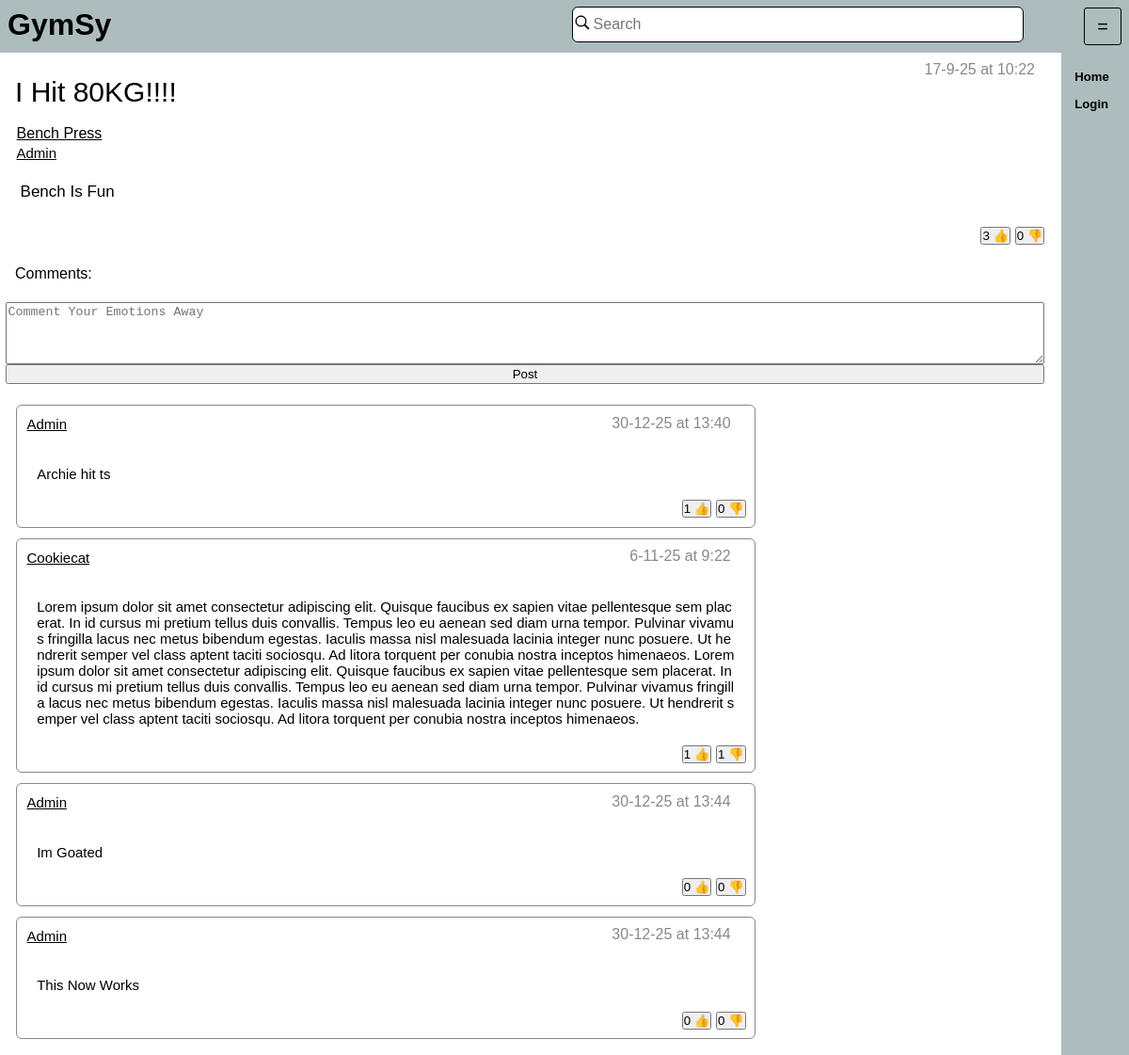
/post/1, run on an earlier commit of the app's database.
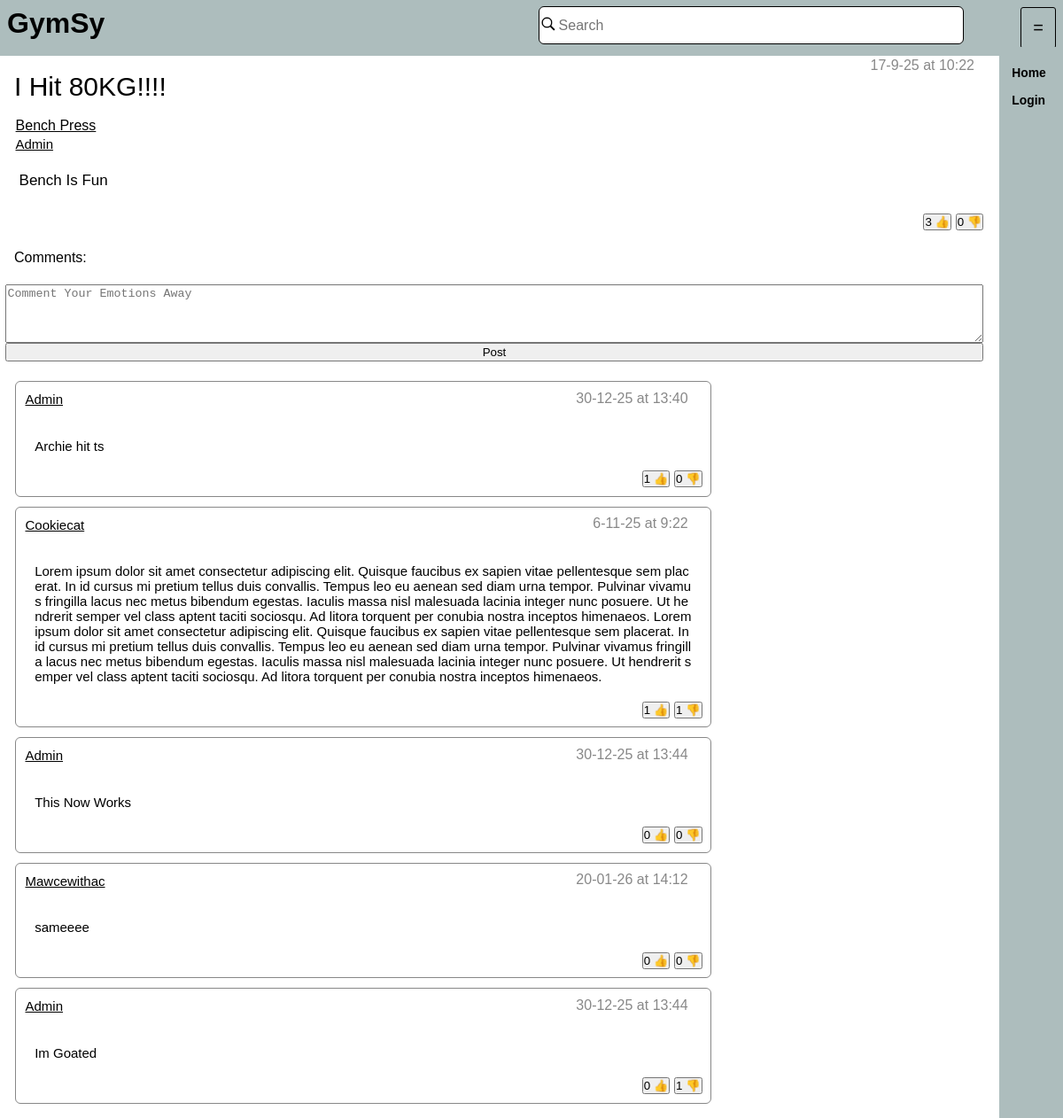
And on a later commit of the database.
### tables this page shows
CREATE TABLE "Post" (
	"PostID"	INTEGER UNIQUE,
	"PostContent"	TEXT,
	"ExcersiseID"	INTEGER,
	"AccountID"	INTEGER,
	"Title"	TEXT,
	"Date"	TEXT,
	"Time"	TEXT,
	"Parent"	INTEGER,
	PRIMARY KEY("PostID"),
	FOREIGN KEY("AccountID") REFERENCES "Account"("AccountID"),
	FOREIGN KEY("ExcersiseID") REFERENCES "Excersise"("ExcersiseID")
);

CREATE TABLE "Excersise" (
	"ExcersiseID"	INTEGER UNIQUE,
	"MuscleID"	INTEGER,
	"ExcersiseName"	TEXT,
	PRIMARY KEY("ExcersiseID"),
	FOREIGN KEY("MuscleID") REFERENCES "MuscleGroup"("MuscleID")
);

CREATE TABLE "Account" (
	"AccountID"	INTEGER UNIQUE,
	"Name"	TEXT,
	"Username"	TEXT UNIQUE,
	"Password"	TEXT,
	"Admin"	INTEGER,
	PRIMARY KEY("AccountID")
);

### app.py (the view)
@app.route("/post/<post>")
def ShowPost(post):
    print(post)
    PostData = DatabaseHandler.GetPost(int(post))
    CommentData = DatabaseHandler.GetComments(int(post))
    if PostData is None:
        return app.redirect("/home",302)
    Id = cache.get("id")
    if Id is None:
        cache.set("id", 0)
        Id = 0
    return render_template("Post.html",ID = Id,
                            data = PostData,
                            Comments = CommentData,
                            PostID = post
                            )

### Database/DatabaseHandler.py (called while the page is built)
def GetPost(ID: int):
    with sqlite3.connect("Database/GymsyDatabase.db") as Connection:
        Cursor = Connection.cursor()
        Result = Cursor.execute(SqlCommands.GetPostsFromPostID.ReturnQuery([ID])).fetchone()
        return Result

def GetComments(ParentID: int):
    with sqlite3.connect("Database/GymsyDatabase.db") as Connection:
        Cursor = Connection.cursor()
        Result = Cursor.execute(SqlCommands.GetPostComments.ReturnQuery([ParentID,ParentID]))
        return Result.fetchall()
    return 0

### Database/SqlCommands.py (called while the page is built)
    def ReturnQuery(self,NewContent: list = []):
        if type(NewContent) != list:
            NewContent = [NewContent]
        if len(NewContent) == len(self.Additions):
            return self.Query.format(*NewContent)
        else:
            print(NewContent, self.Additions)
            return "ERROR building Query"

### app.py (called while the page is built)
@app.after_request
def after_request(response):
    response.headers["Cache-Control"] = "no-cache, no-store, must-revalidate,public, max-age=0"
    response.headers['X-UA-Compatible'] = 'IE=Edge,chrome=1'
    response.cache_control.max_age = 0
    return response

### templates/Post.html (shortened to what this page needs)
{% extends 'index.html' %}
{% block content %}
<PostMain>
    <div class = "title" style = "Padding: 0;">
        <p class = "PostTitle">{{data[1]}}</p>
        <p style="margin-left: auto; margin-top: 0;color: #888888">{{data[9]}} at {{data[8]}}</p>
    </div>
    <a class = "PostExcersiseTitleText" href = "/exercise/{{data[3]}}">{{data[6]}}</a>
    <a class = "MainpostUsername" href = "/users/{{data[7]}}">{{data[7]}}</a>
    <div style = "margin: 1rem;">
		<a class = "PostDescription">
        {{data[2]}}
        </a>
	</div>
    <div class = "likeBar">
         <button class = "likeButton" id="Like:{{data[0]}}"
                            onclick={%if ID == 0 %} "OpenPopUp('popUp');ChildClicked();" {%else%} "SendLike({{ID}}, 1,{{data[0]}});updateLikes('{{data[0]}}');ChildClicked();" {%endif%} >
        {{data[4]}}&nbsp👍</button>
        <button class = "likeButton" id="Dislike:{{data[0]}}"
                onclick= {%if ID == 0 %} "OpenPopUp('popUp');ChildClicked();" {%else%} "SendLike({{ID}}, -1,{{data[0]}}); updateLikes('{{data[0]}}');ChildClicked();" {%endif%} >
        {{data[5]}}&nbsp👎</button>
    </div>
</PostMain>
<p>Comments:</p>
<div style="display: flex; flex-direction: column;">
    <textarea style = "" id="CommentID" name="Comment" rows="4" cols="50" placeholder="Comment Your Emotions Away"></textarea>
    <button style = "" onclick= {%if ID == 0 %} "OpenPopUp('popUp');ChildClicked();" {%else%} "SendComment(document.getElementById('CommentID').value,{{PostID}},'{{ID}}')"{%endif%}>Post</button>
</div>
<div>
	{%for post in Comments%}
<div class = "comment" style = "">
<div class = "title">
        <a class = "MainpostUsername" href = "/users/{{post[1]}}" style = "margin: 0">{{post[1]}}</a>
	<p style="margin-left: auto; margin-top: 0;color: #888888">{{post[5]}} at {{post[6]}}</p>
	</div>
        <p class="PostDescription" style = "font-size: min(1.3vmax,15px);" >{{post[2]}}</p>
    <div class = "likeBar">
         <button class = "likeButton" id="Like:{{post[0]}}"
                            onclick={%if ID == 0 %} "OpenPopUp('popUp');ChildClicked();" {%else%} "SendLike({{ID}}, 1,{{post[0]}});updateLikes('{{post[0]}}');ChildClicked();" {%endif%} >
        {{post[3]}}&nbsp👍</button>
        <button class = "likeButton" id="Dislike:{{post[0]}}"
                onclick= {%if ID == 0 %} "OpenPopUp('popUp');ChildClicked();" {%else%} "SendLike({{ID}}, -1,{{post[0]}}); updateLikes('{{post[0]}}');ChildClicked();" {%endif%} >
        {{post[4]}}&nbsp👎</button>
    </div>
</div>
	{%endfor%}
</div>
{% endblock %}

### templates/Index.html (shortened to what this page needs)
<!DOCTYPE html>
<html lang="en">
<head>
    <link rel="stylesheet" href="{{url_for('static', filename='styles/Style.css')}}" />
</head>
<header>
    <h1> <a href="/home" style=" color: #000000; text-decoration: none;  ">
        GymSy
    </a>
	</h1>
    <div style="width: 90%;height: 80%;padding-left:40% ">
        <form action = "/search" style="display: inline-flex; align-items:center;width:90%;height: 80%;background-color: #FFFFFF; flex-direction: row" class = "searchBar" >
            <label for="Search" style="width: 20px">
                <img draggable="false" style="width: 100%;"
                     class="Search"
                     src = "{{url_for('static', filename='images/search_icon.png')}}" alt=""
                >
            </label>
            <input class="Search"
                   type="text"
                   id="Search" name="Search"
                   placeholder="Search"
                   VALUE="{{SearchInput | default('')}}"
            >
        </form>
    </div>
	<h1>
        <button class = "cornerButton" onclick="SwapBar()">
            <large>=</large>
        </button>
    </h1>
</header>
<body class="body">
<main id = "Main">
{% block content %}{% endblock %}
</main>
<div class="sidebar" id = "SideBar">
    <Sidebar>
		<h1>
	<a class = "sideBarButton" href="/home">Home</a>
	</h1>
	<h1>
	{%if ID| default(0) == 0%}
	<a class = "sideBarButton" href="/login">Login</a>
	{%elif ID| default(0) != 0%}
	<a class = "sideBarButton" href="/accountsettings">Account</a>
	{%endif%}
	</h1>
    </Sidebar>
</div>
</body>
</html>

### templates/static/styles/Style.css (style rules this page uses)
html { font-size: 16px; margin: 0; height: 100%; font-family: Helvetica, Arial, sans-serif; overflow-x:hidden; }
header { position: fixed; padding-top: 0; top: 0; min-height: 5%; background-color: #adbdbd ; height: 54px; display: flex; justify-content: space-between; width: 100%; margin: 0 auto 0 auto; }
body { overflow-x:hidden; margin: 0; background-color: #FFFFFF; height: 100%; display: flex; }
sidebar { display: block; padding: 0.4%; right: 0; top:5%; height: 100%; font-size: min(1.3vmax,17px); }
.sidebar { position: fixed; background-color: #adbdbd ; top:53px; right: 0; width: 5%; margin-left:auto ; height: 100%; display:var(--Display,block); transform-origin:right center; animation-fill-mode:forwards; }
main { display: flex; flex-direction: column; width: 93%; margin: 65px 0 0; }
h1 { margin: 0.5rem; display: flex; color: #000000; }
p { margin: 1rem; color: #000000; display: flex; }
div { padding: 0.5% 0.5% 0.5% 0.5%; }
button.cornerButton { width: 40px; background-color: #adbdbd; border: thin solid #000000; border-radius: 3px; }
large { font-size: 20px }
form { margin: 2rem; color: #000000; display: block; }
input { font-size: 20px; display: block; margin: 0.5rem 0.5rem 0.5rem 0; width: 40%; outline: None; border-color: #d8bdd3; color: #000000; }
div.comment { display: flex; flex-direction: column; width: 70%; min-height: 1%; height: auto; border: thin solid #888888; border-radius: 6px; margin: 1%; text-overflow: revert; word-break: break-all; }
div.likeBar { margin-top: auto; margin-left: auto; }
button.likeButton { padding: 0; }
div.title { display: flex; flex-direction: row; text-overflow: ellipsis; width: auto; margin-bottom: 0; }
a.sideBarButton { display: block; padding: 0; border: none; background: none; color: #000000; text-decoration: none; font-size: min(20px,1.1vmax); margin-top: 0.5em; }
input.Search { width: 88%; border: none; display:inline-block; margin: 0;font-size: 16px;height: 65%; }
img { user-drag: none; user-select: none; -moz-user-select: none; -webkit-user-drag: none; -webkit-user-select: none; -ms-user-select: none; }
form.searchBar { border-color: #000000; border-style: solid; border-radius: 6px; border-width: thin; margin: 0.25%; }
PostMain { display: flex; flex-direction: column; width:100%; height:auto }
p.PostTitle { font-size: 30px; margin: 1rem; }
a.PostExcersiseTitleText { font-size: 20px color: #000000; width: auto; margin-left: 1rem; text-decoration: underline; text-transform: capitalize; color: #000000; margin-block-end: 0.2; padding: 0.1em; }
a.MainpostUsername { font-size: 15px; text-decoration: underline; text-transform: capitalize; padding: 0.1em; color: #000000; margin-left: 1rem; }
a.PostDescription { font-size: 17px; }

What changed in the data, as far as the page shows it:
shown differently, row unchanged: Post "This Now Works": moves up the list
added Post: post "Mawcewithac", Date "20-01-26", Time "14:12", PostContent "sameeee", ExcersiseID "0"
computed for Post "Im Goated": ExcersiseID "0" → "1"
